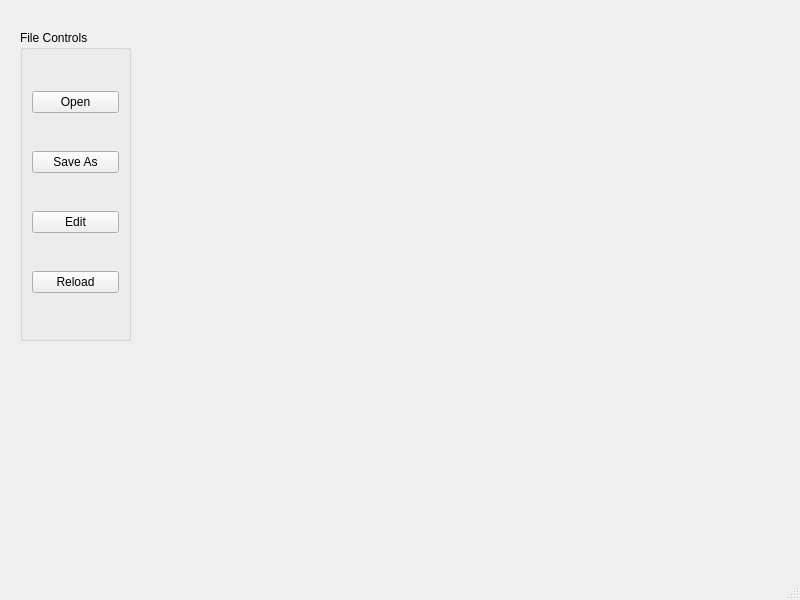
<?xml version="1.0" encoding="UTF-8"?>
<ui version="4.0">
 <class>MainWindow</class>
 <widget class="QMainWindow" name="MainWindow">
  <property name="geometry">
   <rect>
    <x>0</x>
    <y>0</y>
    <width>800</width>
    <height>600</height>
   </rect>
  </property>
  <property name="windowTitle">
   <string>MainWindow</string>
  </property>
  <widget class="QWidget" name="centralwidget">
   <widget class="QGroupBox" name="groupBox">
    <property name="geometry">
     <rect>
      <x>20</x>
      <y>30</y>
      <width>111</width>
      <height>311</height>
     </rect>
    </property>
    <property name="title">
     <string>File Controls</string>
    </property>
    <layout class="QGridLayout" name="gridLayout">
     <item row="3" column="0">
      <widget class="QPushButton" name="reload_pb">
       <property name="text">
        <string>Reload</string>
       </property>
      </widget>
     </item>
     <item row="2" column="0">
      <widget class="QPushButton" name="edit_pb">
       <property name="text">
        <string>Edit</string>
       </property>
      </widget>
     </item>
     <item row="0" column="0">
      <widget class="QPushButton" name="open_pb">
       <property name="text">
        <string>Open</string>
       </property>
      </widget>
     </item>
     <item row="1" column="0">
      <widget class="QPushButton" name="save_as_pb">
       <property name="text">
        <string>Save As</string>
       </property>
      </widget>
     </item>
    </layout>
   </widget>
  </widget>
  <widget class="QMenuBar" name="menubar">
   <property name="geometry">
    <rect>
     <x>0</x>
     <y>0</y>
     <width>800</width>
     <height>24</height>
    </rect>
   </property>
  </widget>
  <widget class="QStatusBar" name="statusbar"/>
 </widget>
 <resources/>
 <connections/>
</ui>
